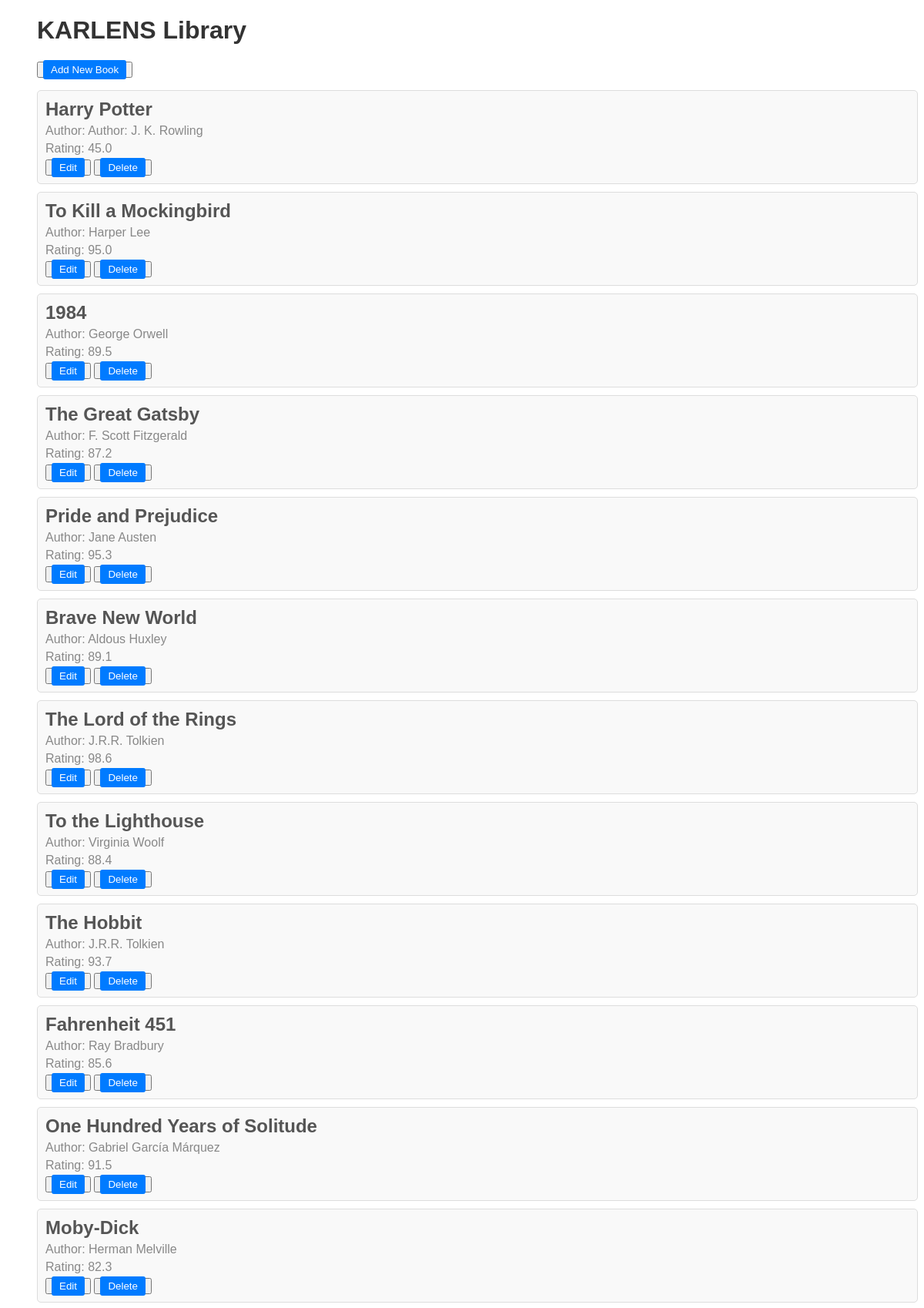
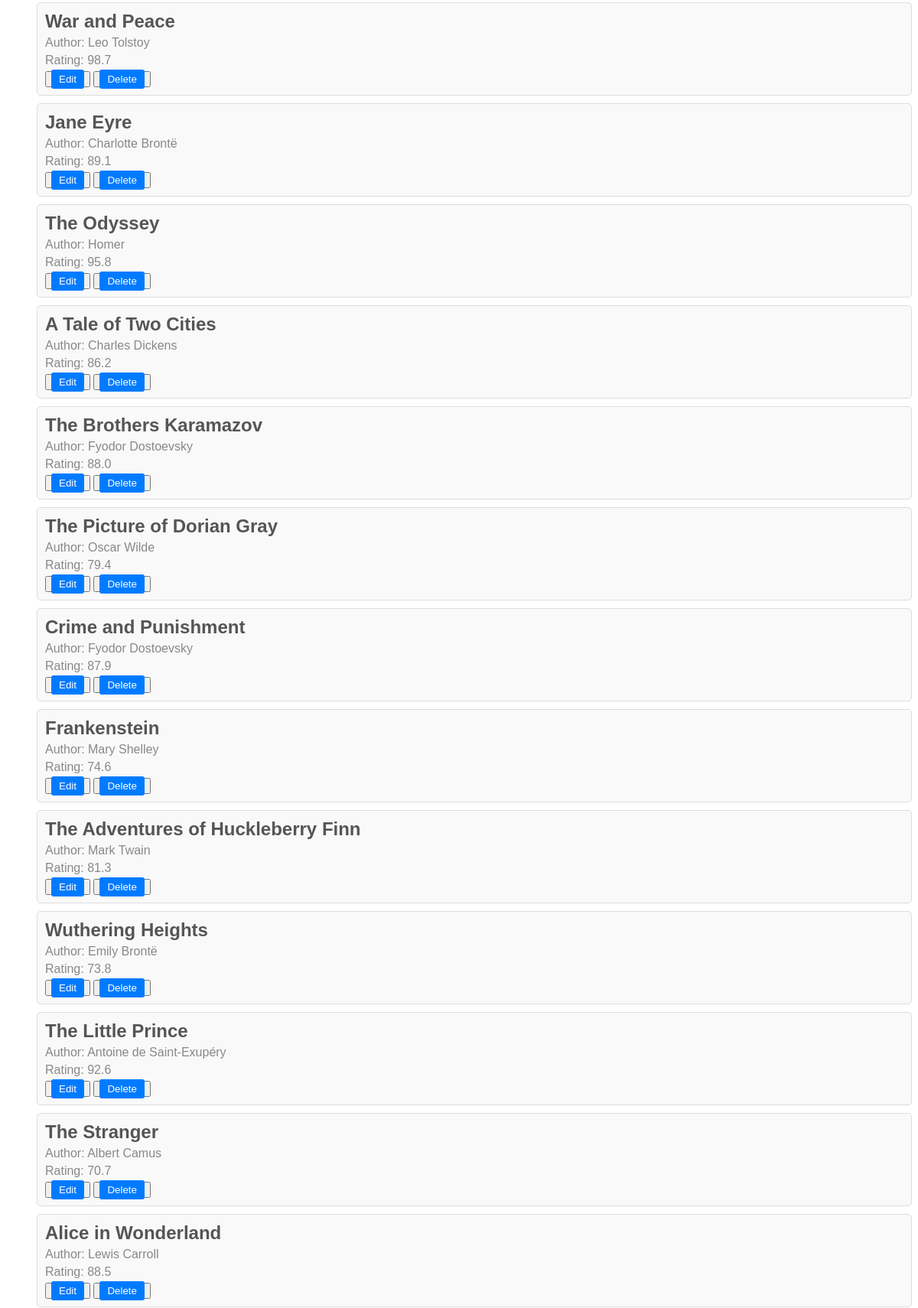
The page / (upper part) on the database its author committed (2 pictures, top to bottom).
### main.py (models this page shows)
class Book(db.Model):
    id = db.Column(db.Integer, primary_key=True)
    title = db.Column(db.String(250), unique=True, nullable=False)
    author = db.Column(db.String(250), nullable=False)
    rating = db.Column(db.Float, nullable=False)

### main.py (the view)
@app.route('/')
def home():
    with app.app_context():
        all_books = Book.query.all()
        return render_template("index.html", all_books=all_books)

### templates/index.html (shortened to what this page needs)
<!DOCTYPE html>
<html lang="en">
<head>
</head>
<body>
    <h1>KARLENS Library</h1>
    <button><a href="{{ url_for('add') }}">Add New Book</a></button>
    <ul>
        {% for book in all_books %}
        <li>
            <h2>{{ book.title }}</h2>
            <p>Author: {{ book.author }}</p>
            <p>Rating: {{ book.rating }}</p>
            <button><a href="{{ url_for('edit', author=book.author, rating=book.rating, title=book.title) }}">Edit</a></button>
            <button><a href="{{ url_for('delete', author=book.author, title=book.title) }}">Delete</a></button>
        </li>
        {% endfor %}
    </ul>
</body>
</html>

### templates/index.html (style rules this page uses)
body { font-family: Arial, sans-serif; padding-left: 40px; }
h1 { color: #333; }
ul { list-style: none; padding: 0; }
li { border: 1px solid #ddd; padding: 10px; margin: 10px 0; border-radius: 5px; background-color: #f9f9f9; }
h2 { margin: 0; color: #555; }
p { margin: 5px 0; color: #888; }
button a { text-decoration: none; color: #fff; background-color: #007bff; padding: 5px 10px; border-radius: 3px; }
a { color: #007bff; text-decoration: none; }

### rows shown on the page
Book: title "Harry Potter", author "Author: J. K. Rowling", rating "45.0"
Book: title "To Kill a Mockingbird", author "Harper Lee", rating "95.0"
Book: title "1984", author "George Orwell", rating "89.5"
Book: title "The Great Gatsby", author "F. Scott Fitzgerald", rating "87.2"
Book: title "Pride and Prejudice", author "Jane Austen", rating "95.3"
Book: title "Brave New World", author "Aldous Huxley", rating "89.1"
Book: title "The Lord of the Rings", author "J.R.R. Tolkien", rating "98.6"
Book: title "To the Lighthouse", author "Virginia Woolf", rating "88.4"
Book: title "The Hobbit", author "J.R.R. Tolkien", rating "93.7"
Book: title "Fahrenheit 451", author "Ray Bradbury", rating "85.6"
Book: title "One Hundred Years of Solitude", author "Gabriel García Márquez", rating "91.5"
Book: title "Moby-Dick", author "Herman Melville", rating "82.3"
Book: title "War and Peace", author "Leo Tolstoy", rating "98.7"
Book: title "Jane Eyre", author "Charlotte Brontë", rating "89.1"
Book: title "The Odyssey", author "Homer", rating "95.8"
Book: title "A Tale of Two Cities", author "Charles Dickens", rating "86.2"
Book: title "The Brothers Karamazov", author "Fyodor Dostoevsky", rating "88.0"
Book: title "The Picture of Dorian Gray", author "Oscar Wilde", rating "79.4"
Book: title "Crime and Punishment", author "Fyodor Dostoevsky", rating "87.9"
Book: title "Frankenstein", author "Mary Shelley", rating "74.6"
Book: title "The Adventures of Huckleberry Finn", author "Mark Twain", rating "81.3"
Book: title "Wuthering Heights", author "Emily Brontë", rating "73.8"
Book: title "The Little Prince", author "Antoine de Saint-Exupéry", rating "92.6"
Book: title "The Stranger", author "Albert Camus", rating "70.7"
Book: title "Alice in Wonderland", author "Lewis Carroll", rating "88.5"
